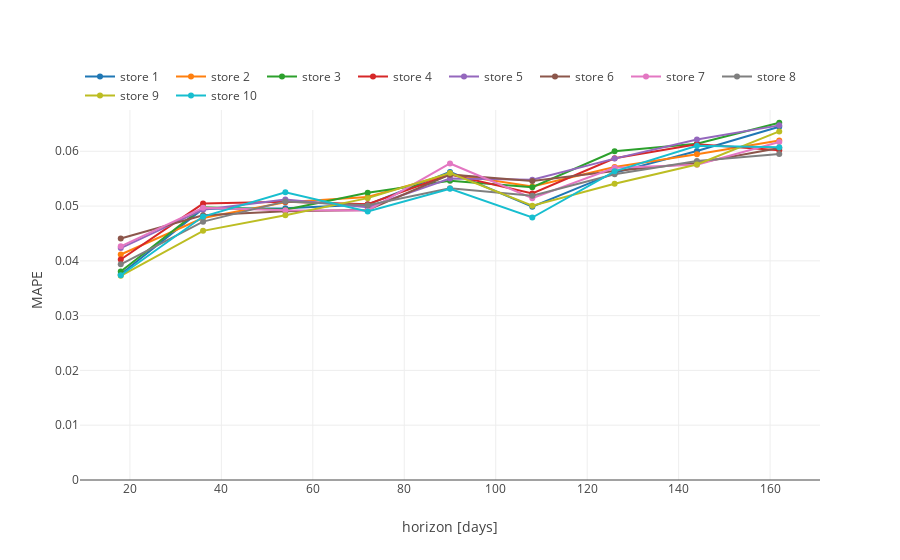

Notebook cell for this chart:
### Code cell
sid.cv_plot(store_perfs)

### Figure 1 — Plotly figure (JSON) as saved in the notebook; plotly's stock layout.template omitted (floating-point values rounded to 4 significant figures)
{"data": [{"mode": "lines+markers", "name": "store 1", "type": "scatter", "visible": true, "x": [18, 36, 54, 72, 90, 108, 126, 144, 162], "y": [0.03754, 0.04952, 0.04962, 0.05027, 0.05624, 0.04989, 0.05607, 0.06005, 0.06449]}, {"mode": "lines+markers", "name": "store 2", "type": "scatter", "visible": true, "x": [18, 36, 54, 72, 90, 108, 126, 144, 162], "y": [0.04116, 0.04783, 0.0507, 0.05166, 0.05584, 0.05356, 0.05711, 0.05947, 0.06199]}, {"mode": "lines+markers", "name": "store 3", "type": "scatter", "visible": true, "x": [18, 36, 54, 72, 90, 108, 126, 144, 162], "y": [0.03805, 0.04978, 0.04933, 0.05245, 0.05461, 0.05345, 0.06, 0.06139, 0.06521]}, {"mode": "lines+markers", "name": "store 4", "type": "scatter", "visible": true, "x": [18, 36, 54, 72, 90, 108, 126, 144, 162], "y": [0.04025, 0.05046, 0.0508, 0.05035, 0.05575, 0.05232, 0.05873, 0.06128, 0.06017]}, {"mode": "lines+markers", "name": "store 5", "type": "scatter", "visible": true, "x": [18, 36, 54, 72, 90, 108, 126, 144, 162], "y": [0.04233, 0.04935, 0.0512, 0.04978, 0.05501, 0.05482, 0.05866, 0.06216, 0.06473]}, {"mode": "lines+markers", "name": "store 6", "type": "scatter", "visible": true, "x": [18, 36, 54, 72, 90, 108, 126, 144, 162], "y": [0.04407, 0.04834, 0.04905, 0.04929, 0.05574, 0.05458, 0.05638, 0.05787, 0.06062]}, {"mode": "lines+markers", "name": "store 7", "type": "scatter", "visible": true, "x": [18, 36, 54, 72, 90, 108, 126, 144, 162], "y": [0.04265, 0.0497, 0.04925, 0.0492, 0.05778, 0.05142, 0.057, 0.05755, 0.06169]}, {"mode": "lines+markers", "name": "store 8", "type": "scatter", "visible": true, "x": [18, 36, 54, 72, 90, 108, 126, 144, 162], "y": [0.03937, 0.04716, 0.05085, 0.05017, 0.05323, 0.05189, 0.05581, 0.05822, 0.05951]}, {"mode": "lines+markers", "name": "store 9", "type": "scatter", "visible": true, "x": [18, 36, 54, 72, 90, 108, 126, 144, 162], "y": [0.03726, 0.04548, 0.04832, 0.05145, 0.05603, 0.05007, 0.05408, 0.0576, 0.06362]}, {"mode": "lines+markers", "name": "store 10", "type": "scatter", "visible": true, "x": [18, 36, 54, 72, 90, 108, 126, 144, 162], "y": [0.03737, 0.04809, 0.05253, 0.04899, 0.05314, 0.04791, 0.05634, 0.06102, 0.06074]}], "layout": {"autosize": true, "legend": {"orientation": "h", "x": 0, "y": 1.1}, "title": {"text": ""}, "xaxis": {"autorange": true, "range": [8.986, 171.0], "title": {"text": "horizon [days]"}, "type": "linear"}, "yaxis": {"autorange": true, "hoverformat": ".2f", "range": [0, 0.06966], "rangemode": "tozero", "title": {"text": "MAPE"}, "type": "linear"}}}
